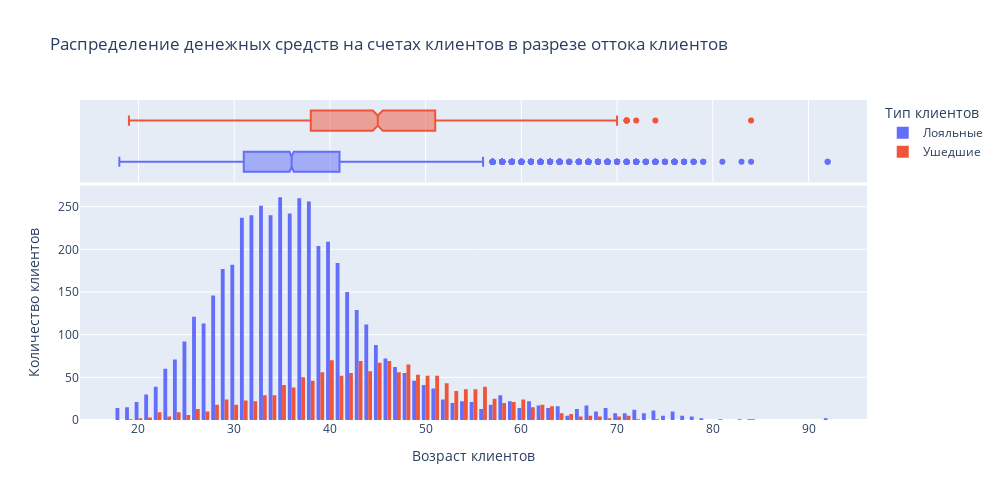

The cell this chart's notebook holds for it:
### Markdown cell above
> На графике прекрасно видно, что у лояльних клиентов сумма на счетах в основном колеблется от 39 тыс до 200 тыс долларов. При этом большая часть клиентов хранит на счетах от 100 до 140 тысяч долларов. 
У ушедших клиентов, сумма на счетах варьируется от 70 до 170 тысяч долларов, а большая часть клиентов хранит от 107 до 133 тысяч долларов.

### Code cell
#Проанализируем возраст лояльных и ушедших клиентов.
#Строим гистограмму с помощью Plotly, в качестве значений выводим количество строк

fig = px.histogram(
    data_frame=balance_data, 
    x ='Age', 
    color = 'Exited',
    height = 500, 
    width = 1000, 
    labels = {'Age':'Возраст клиентов', 'Exited':'Тип клиентов'},
    title ='Распределение денежных средств на счетах клиентов в разрезе оттока клиентов',
    marginal = 'box',
    barmode  = 'group',
)

#Поправим подписи на осях и в легенде для повышения удобочитаемости
fig.update_layout(yaxis_title_text='Количество клиентов')
name_legend = {'0':'Лояльные', '1':'Ушедшие'}
fig.for_each_trace(lambda t: t.update(name = name_legend[t.name]))

fig.show()

### Figure 1 — Plotly figure (JSON) as saved in the notebook; plotly's stock layout.template omitted (floating-point values rounded to 4 significant figures; data arrays with more than 128 entries replaced by an {"elided": "..."} marker saying what was removed)
{"data": [{"alignmentgroup": "True", "bingroup": "x", "hovertemplate": "Тип клиентов=0<br>Возраст клиентов=%{x}<br>count=%{y}<extra></extra>", "legendgroup": "0", "marker": {"color": "#636efa", "pattern": {"shape": ""}}, "name": "Лояльные", "offsetgroup": "0", "orientation": "v", "showlegend": true, "type": "histogram", "x": {"elided": "4846 int values"}, "xaxis": "x", "yaxis": "y"}, {"alignmentgroup": "True", "hovertemplate": "Тип клиентов=0<br>Возраст клиентов=%{x}<extra></extra>", "legendgroup": "0", "marker": {"color": "#636efa"}, "name": "Лояльные", "notched": true, "offsetgroup": "0", "showlegend": false, "type": "box", "x": {"elided": "4846 int values"}, "xaxis": "x2", "yaxis": "y2"}, {"alignmentgroup": "True", "bingroup": "x", "hovertemplate": "Тип клиентов=1<br>Возраст клиентов=%{x}<br>count=%{y}<extra></extra>", "legendgroup": "1", "marker": {"color": "#EF553B", "pattern": {"shape": ""}}, "name": "Ушедшие", "offsetgroup": "1", "orientation": "v", "showlegend": true, "type": "histogram", "x": {"elided": "1537 int values"}, "xaxis": "x", "yaxis": "y"}, {"alignmentgroup": "True", "hovertemplate": "Тип клиентов=1<br>Возраст клиентов=%{x}<extra></extra>", "legendgroup": "1", "marker": {"color": "#EF553B"}, "name": "Ушедшие", "notched": true, "offsetgroup": "1", "showlegend": false, "type": "box", "x": {"elided": "1537 int values"}, "xaxis": "x2", "yaxis": "y2"}], "layout": {"barmode": "group", "height": 500, "legend": {"title": {"text": "Тип клиентов"}, "tracegroupgap": 0}, "title": {"text": "Распределение денежных средств на счетах клиентов в разрезе оттока клиентов"}, "width": 1000, "xaxis": {"anchor": "y", "domain": [0, 1], "title": {"text": "Возраст клиентов"}}, "xaxis2": {"anchor": "y2", "domain": [0, 1], "matches": "x", "showgrid": true, "showticklabels": false}, "yaxis": {"anchor": "x", "domain": [0, 0.7326], "title": {"text": "Количество клиентов"}}, "yaxis2": {"anchor": "x2", "domain": [0.7426, 1], "matches": "y2", "showgrid": false, "showline": false, "showticklabels": false, "ticks": ""}}}
